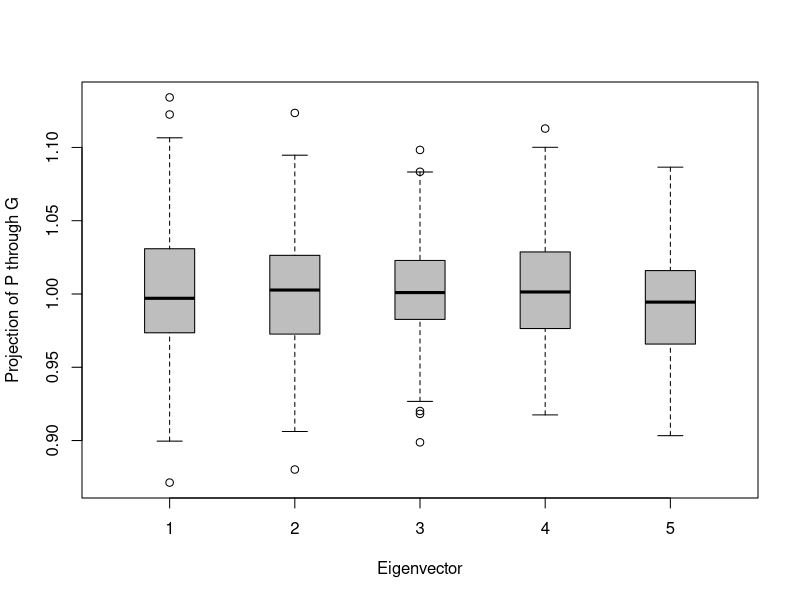
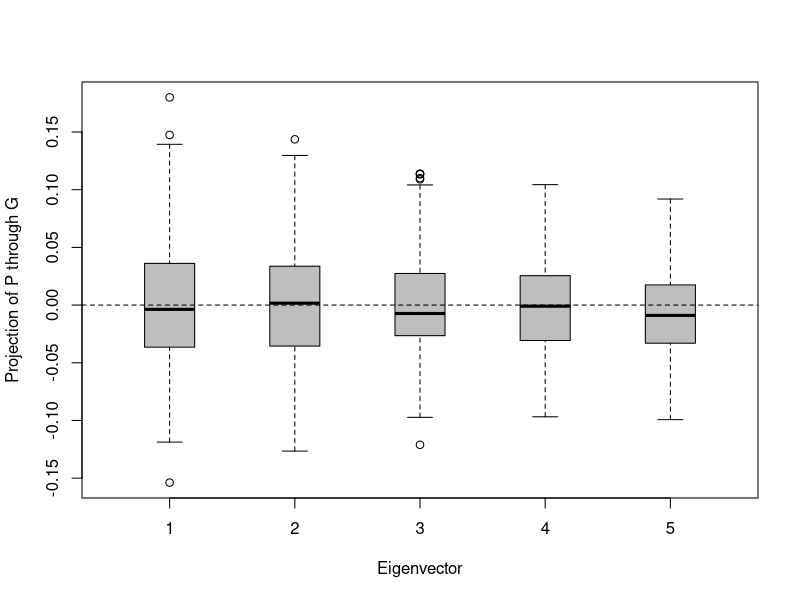
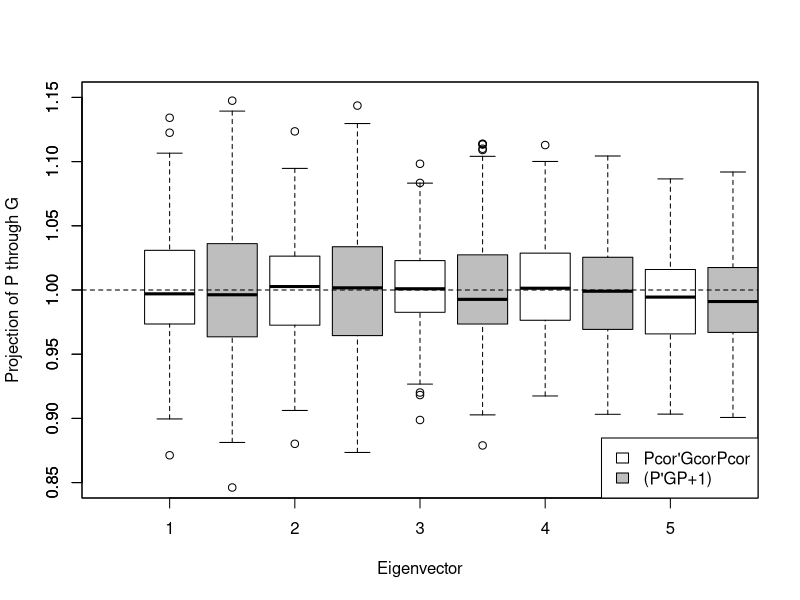
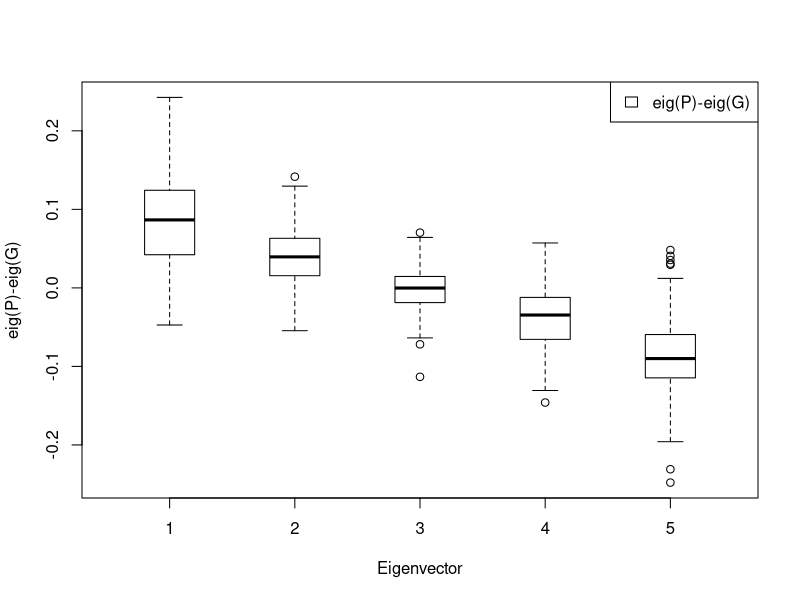
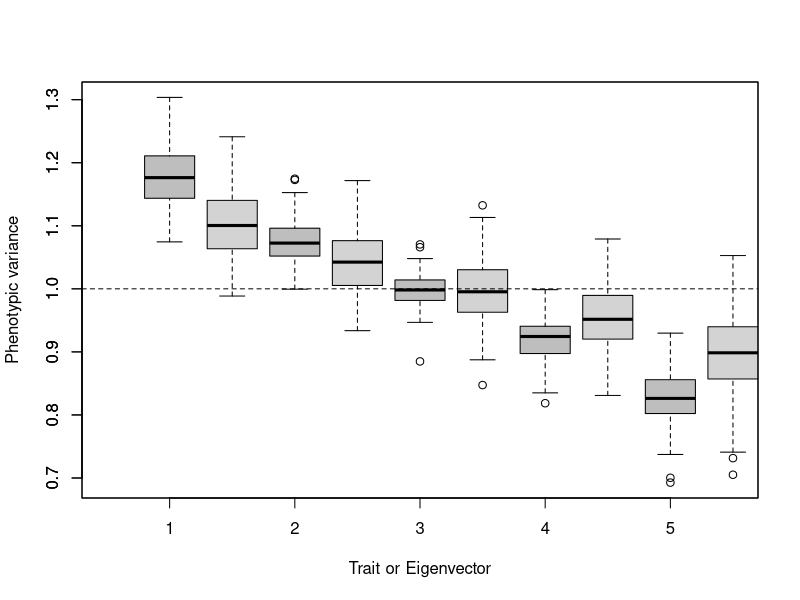
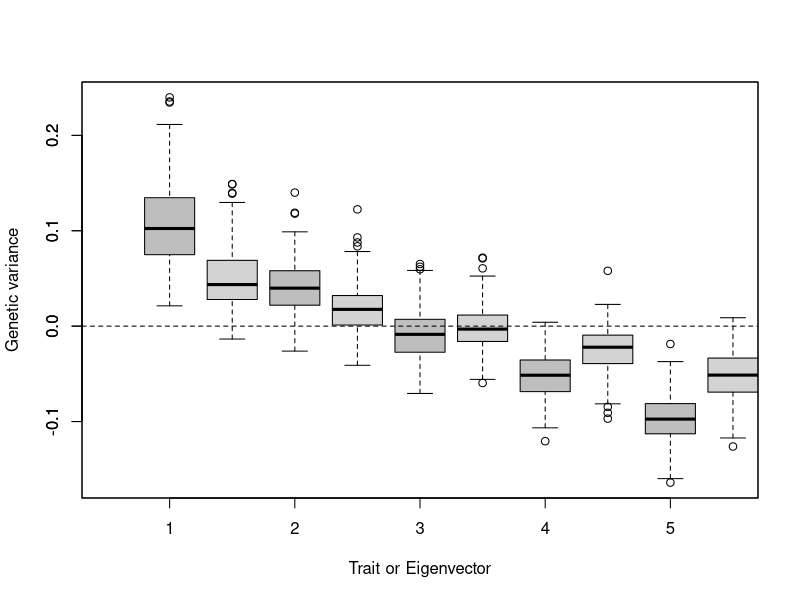
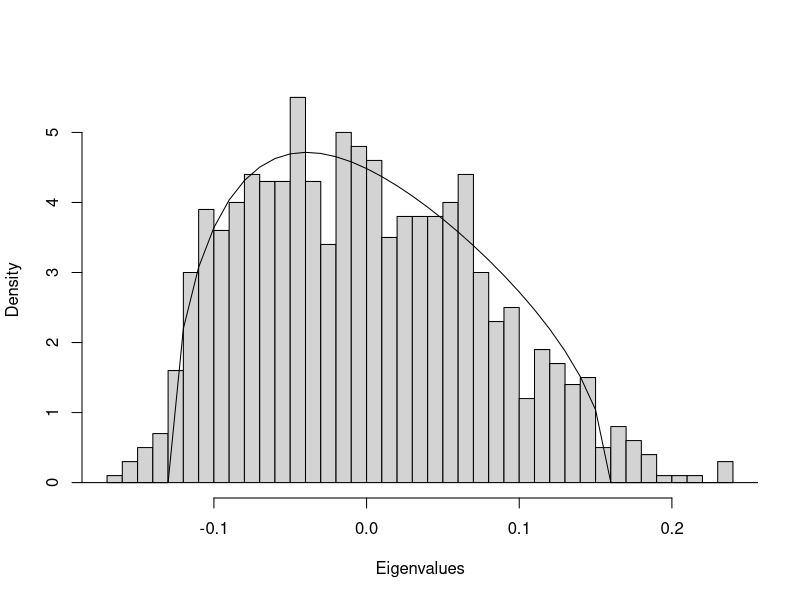
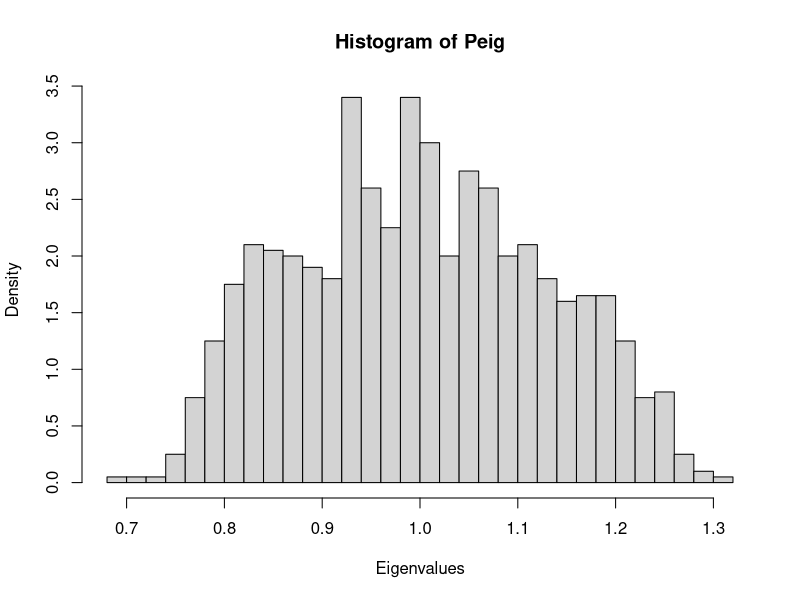

R code for these plots, in order:

library("MASS")
library("Matrix")
###Start of Iain's code#####

genspec <- function(c1,c2,x,range,step) {
  # compute limiting density of eigenvalues of H - xE for n_1 H ~
  # W_p(n_1,I) independent of n_2 E ~ W_p(n_2,I) with c1 = lim p/n,
  # c2 = lim p/n2.  range = c(lo,hi) is range of z-values on real
  # axis with stepwidth step
  
  b1 <- 1+c2*x - (x+c1)
  b2 <- -x*(c1 + c2 - c1*c2)
  
  argv <- seq( range[1], range[2], by = step)
  npts <- length(argv)
  dens <- rep(0,npts)
  
  for (i in  1:npts) {
    z <- argv[i]
    a0 <- -1
    a1 <- -z + b1
    a2 <- -c1*z + c2*x*z + b2
    a3 <- c1*c2*z*x
    av <- c(a0,a1,a2,a3)
    dens[i] <- max(Im(polyroot(av)))/pi
  }
  list( argv=argv, dens=dens)
}


manov <- function(W,B,n,r){
  # compute reml estimates Bhat and What of effect and error
  # covariance matrices and eigenvalues lamB of Bhat. Balanced case,
  # n = no. groups, r = no. reps per group
  # method avoids evals of W^{-1}B
  
  return(list(eige1=(eigen(B-W)$values/r),G=(B-W)/r))
}

ssp <- function(Y,n,r){
  # compute within-group and between-group mean square matrices for
  # balanced case, n = no. groups, r = no. reps per group
  
  gp <- rep(1:n, each=r)
  p <- dim(Y)[2]
  
  Ymeans <- matrix(0, nrow = n, ncol = p)
  E      <- matrix(0, nrow = p, ncol = p)
  
  for (i in 1:n){
    Yt <- Y[gp==i,]
    Ymeans[i,] <- colMeans(Yt)
    E <- E + (r-1)*cov(Yt)
  }
  nE <- n*(r-1)
  return( list(W=E/nE, B = r*cov(Ymeans)))
}

reml <- function(W,B,n,r){
  # compute reml estimates Bhat and What of effect and error
  # covariance matrices and eigenvalues lamB of Bhat. Balanced case,
  # n = no. groups, r = no. reps per group
  # method avoids evals of W^{-1}B
  
  L <- solve(chol(W))
  
  gen <- eigen( t(L) %*% B %*% L, symmetric= TRUE)
  lamhat <- gen$values
  P <- solve(t(L)) %*% gen$vectors
  
  tlam <- ifelse( lamhat > 1, lamhat-1, 0)
  Bhat <- P %*% diag(tlam) %*% t(P) /r
  lamB <- eigen( Bhat, only.values=TRUE)$values
  
  nE <- n*(r-1)
  nH <- n-1
  What <- ( nH*(B - r*Bhat) + nE*W )/(nH + nE)
  list( Bhat=Bhat, What=What, lamB=lamB)
}


## end of Iain's code

##New generate data funtion which can handle case with no random effect for line
## modified from code supplied by Iain (personal communication)
gendat <- function(p,n,r, SigmaA, SigmaE){
  # generate balanced one-way MANOVA with random effects covariance
  # SigmaA and error covariance SigmaE
  # p-dimensional observations on n groups with r replicates per group
  
  gp <- rep(1:n, each=r)
  zero <- rep(0, p)
  if (all(diag(SigmaA)==zero)) {
    error <- mvrnorm(n*r, zero, SigmaE)
    return(gendat=error)
  } 
  else {
    randef <- mvrnorm(n, zero, SigmaA)
    vcpt <- randef[gp,]       # repeat each random effect r times
    error <- mvrnorm(n*r, zero, SigmaE)
    return( gendat = vcpt + error)
  }
  
}
###### Function which can take p=no. traits, n=no. lines, r = no. reps in each line, SigmaA=line randomeffect covariance matrix, SigmaE=error covariance matrix,k=no. simulated datasets
###### simulated data is made a multivariate normal with covariance matrix equal to either SigmaA or SigmaE to get differ
###### Directory is the location wher you wish the graphs to be saved. It needs ti be done as a string. Eg if you wish to save to C:/testfolder you must input "C:/testfolder"
## Start of work by Alex
GPmatcomp<-function(p,n,r,SigmaA,SigmaE,k,directory,cor) {
  
  LisG<-vector("list",k)
  LisP<-vector("list",k)
  LisGR<-vector("list",k)
  varmat<-matrix(0,nrow=k,ncol=p)
  Peig<-matrix(0,nrow=k,ncol=p)
  Gvarmat<-matrix(0,nrow=k,ncol=p)
  newmx<-matrix(0,nrow=k,ncol=p)
  remssl<-matrix(0,nrow=k,ncol=p)
  NePD<-matrix(0,nrow=k,ncol=p)
  for (i in 1:k){
    Y <- gendat(p,n,r,SigmaA,SigmaE)
    Yssp <- ssp(Y,n,r)
    remssl[i,]<-reml(Yssp$W,Yssp$B,n,r)$lamB
    LisP[[i]]<-var(Y)
    if (cor==TRUE) {
      LisP[[i]]<-cov2cor(LisP[[i]])
    }
    LisG[[i]]<-manov(Yssp$W, Yssp$B, n,r)$G
    NePD[i,]<-eigen(nearPD(LisG[[i]],corr=TRUE)$mat)$values
    LisGR[[i]]<-nearPD(LisG[[i]],corr=TRUE)$mat
    newmx[i,] <- manov(Yssp$W, Yssp$B, n,r)$eige1
    Gvarmat[i,]<-sort(diag(manov(Yssp$W, Yssp$B, n,r)$G),decreasing=TRUE)
    varmat[i,]<-sort(diag(var(Y)),decreasing=TRUE)
    Peig[i,]<-eigen(LisP[[i]])$values
  }
  
  
  ProjPG<-matrix(0,nrow=k,ncol=p)
  for (i in 1:k) {
    for (j in 1:p){
      ProjPG[i,j]<-t((eigen(LisP[[i]],symmetric=TRUE)$vectors[,j]))%*%LisG[[i]]%*%(eigen(LisP[[i]],symmetric=TRUE)$vectors[,j])
    }
  }
  
  ProjGP<-matrix(0,nrow=k,ncol=p)
  for (i in 1:k) {
    for (j in 1:p){
      ProjGP[i,j]<-t((eigen(LisG[[i]],symmetric=TRUE)$vectors[,j]))%*%LisP[[i]]%*%(eigen(LisG[[i]],symmetric=TRUE)$vectors[,j])
    }
  }
    
  CorProjGP<-matrix(0,nrow=k,ncol=p)
  for (i in 1:k) {
    for (j in 1:p){
      CorProjGP[i,j]<-as.vector(t((eigen(LisGR[[i]],symmetric=TRUE)$vectors[,j]))%*%LisP[[i]]%*%(eigen(LisGR[[i]],symmetric=TRUE)$vectors[,j]))
    }
  }
  
  CorProjPG<-matrix(0,nrow=k,ncol=p)
  for (i in 1:k) {
    for (j in 1:p){
      CorProjPG[i,j]<-as.vector(t((eigen(LisP[[i]],symmetric=TRUE)$vectors[,j]))%*%LisGR[[i]]%*%(eigen(LisP[[i]],symmetric=TRUE)$vectors[,j]))
    }
  }
  mypath <- file.path(paste(directory),paste("CorPGP","_boxplot" ,paste("_p",p,"n",n,"r",r,"k",k,sep=""), ".pdf", sep = ""))
  pdf(file=mypath)
  boxplot(CorProjPG,col="grey",boxwex=0.4,xlab="Eigenvector",ylab="Projection of P through G")
  abline(0,0,lty=2)
  dev.off()
  
  mypath <- file.path(paste(directory),paste("PGP","_boxplot" ,paste("_p",p,"n",n,"r",r,"k",k,sep=""), ".pdf", sep = ""))
  pdf(file=mypath)
  boxplot(ProjPG,col="grey",boxwex=0.4,xlab="Eigenvector",ylab="Projection of P through G")
  abline(0,0,lty=2)
  dev.off()
  
  z<-ProjPG+1
  
  mypath <- file.path(paste(directory),paste("PGP_cor&shiftedvar","_boxplot" ,paste("_p",p,"n",n,"r",r,"k",k,sep=""), ".pdf", sep = ""))
  pdf(file=mypath)
  boxplot(CorProjPG,col="white",boxwex=0.4,xlab="Eigenvector",ylab="Projection of P through G", ylim=c(0.85,1.15))
  boxplot(z,add=TRUE, col="grey",at=1.5:(p+0.5), boxwex=0.4,xaxt='n')
  legend(x="bottomright", c("Pcor'GcorPcor","(P'GP+1)"), fill=c("white","grey"))
  abline(1,0,lty=2)
  dev.off()
  
  q<-Peig-NePD
  mypath <- file.path(paste(directory),paste("DifeigPG","_boxplot" ,paste("_p",p,"n",n,"r",r,"k",k,sep=""), ".pdf", sep = ""))
  pdf(file=mypath)
  boxplot(q,col="white",boxwex=0.4,xlab="Eigenvector",ylab="eig(P)-eig(G)")
  legend(x="topright", c("eig(P)-eig(G)"), fill=c("white"))
  abline(1,0,lty=2)
  dev.off()
    
  
  ###boxplot for eigenvaluees and variance of P matrix
  mypath <- file.path(paste(directory),paste("Peig&Var","_boxplot" ,paste("_p",p,"n",n,"r",r,"k",k,sep=""), ".pdf", sep = ""))
  pdf(file=mypath)
  boxplot(Peig,col="grey",boxwex=0.4,xaxis=NULL,xlab="Trait or Eigenvector",ylab="Phenotypic variance")
  boxplot(varmat,add=TRUE, at=1.5:(p+0.5), boxwex=0.4,xaxt='n')
  abline(mean(diag(SigmaE)+diag(SigmaA)),0,lty=2)
  dev.off()
  
  ###boxplot for eigenvaluees and variance of G matrix
  mypath <- file.path(paste(directory),paste("Geig&Var","_boxplot" ,paste("_p",p,"n",n,"r",r,"k",k,sep=""), ".pdf", sep = ""))
  pdf(file=mypath)
  boxplot(newmx,col="grey",boxwex=0.4,xaxis=NULL,xlab="Trait or Eigenvector",ylab="Genetic variance")
  boxplot(Gvarmat,add=TRUE, at=1.5:(p+0.5), boxwex=0.4,xaxt='n')
  abline(mean(diag(SigmaA)),0,lty=2)
  dev.off()
  # Peig and varmat not calculated using REML, newmx is REML estimate of eigenvalues
  
  #new REML estimates of G var matrix
  
  # Generates eigenvalues for 200 simulated G matrices.
  #need to extract unconstrained REML estimates of variances for each trait.
  
  # Need to generate density histograms to see if marchenko-Pastur distribution fits
  
  #Values used from aug13 to generate limiting spectral distribution of eigenvalues for G
  #No. lines
  # no replicates per line
  # no. traits measured
  nH <- n-1
  nE <- n*(r-1)
  c1 <- p/nH
  c2 <- p/nE
  x <- 1
  range <- c(-2,2)
  step <- .05
  
  spec <- genspec(c1,c2,x,range,step)
  
  mypath <- file.path(paste(directory),paste("Geig","_Hist" , paste("_p",p,"n",n,"r",r,"k",k,sep=""), ".pdf", sep = ""))
  pdf(file=mypath)
  hist(newmx,breaks=30, freq=FALSE,xlab="Eigenvalues",main='') # HISTOGRAM of G matrix values
  lines(spec$argv/5,5*spec$dens)
  dev.off()
  
  mypath <- file.path(paste(directory),paste("Peig","_Hist" ,paste("_p",p,"n",n,"r",r,"k",k,sep=""), ".pdf", sep = ""))
  pdf(file=mypath)
  hist(Peig,breaks=30, freq=FALSE,xlab="Eigenvalues") #histogram of Pmatrix values
  dev.off()
  
  
  mypath <- file.path(paste(directory),paste("REMLvsUncon","_boxplot" ,paste("_p",p,"n",n,"r",r,"k",k,sep=""), ".pdf", sep = ""))
  pdf(file=mypath)
  boxplot(newmx,col="grey",boxwex=0.4,xaxis=NULL,xlab="Trait or Eigenvector",ylab="Genetic Variance")
  boxplot(remssl,add=TRUE, at=1.5:(p+0.5), boxwex=0.4,xaxt='n')
  abline(mean(diag(SigmaE)+diag(SigmaA)),0,lty=2)
  dev.off()

  mypath <- file.path(paste(directory),paste("NePDvsUncon","_boxplot" ,paste("_p",p,"n",n,"r",r,"k",k,sep=""), ".pdf", sep = ""))
  pdf(file=mypath)
  boxplot(newmx,col="grey",boxwex=0.4,xaxis=NULL,xlab="Trait or Eigenvector",ylab="Genetic Variance")
  boxplot(NePD,add=TRUE, at=1.5:(p+0.5), boxwex=0.4,xaxt='n')
  abline(mean(diag(SigmaE)+diag(SigmaA)),0,lty=2)
  dev.off()
  
  return(list(LisP=LisP,LisG=LisG,remssl=remssl,LisGR=LisGR,NePD=NePD,Peig=Peig,ProjGP=ProjGP,CorProjGP=CorProjGP))
}

q<-GPmatcomp(5,50,5,0*diag(5),diag(5),200,"C:/ABakeSumProj",cor=TRUE)
angle<-matrix(0,nrow=length(q$LisP),ncol=length(q$LisP[[1]][,1]))
for (i in 1:length(q$LisP)) {
  for (j in 1:length(q$LisP[[1]][,1])) {
    angle[i,j]<-acos(eigen(q$LisP[[i]])$vectors[,j]%*%eigen(q$LisG[[i]])$vectors[,j])*180/pi
  }
}

z<-colMeans(angle)

q<-GPmatcomp(5,50,5,0*diag(5),diag(5),200,"C:/ABakeSumProj",cor=TRUE)
PPP<-matrix(0,nrow=length(q$LisP),ncol=length(q$LisP[[1]][,1]))
for (i in 1:length(q$LisP)) {
  for (j in 1:length(q$LisP[[1]][,1])) {
    PPP[i,j]<-(eigen(q$LisP[[i]])$vectors[,j]%*%q$LisP[[i]]%*%eigen(q$LisP[[i]])$vectors[,j])
  }
}

q<-GPmatcomp(5,50,5,0*diag(5),diag(5),200,"C:/ABakeSumProj",cor=TRUE)
angle<-matrix(0,nrow=length(q$LisP),ncol=length(q$LisP[[1]][,1]))
for (i in 1:length(q$LisP)) {
  for (j in 1:length(q$LisP[[1]][,1])) {
    angle[i,j]<-acos(eigen(q$LisP[[i]])$vectors[,1]%*%eigen(q$LisG[[i]])$vectors[,j])*180/pi
  }
}



